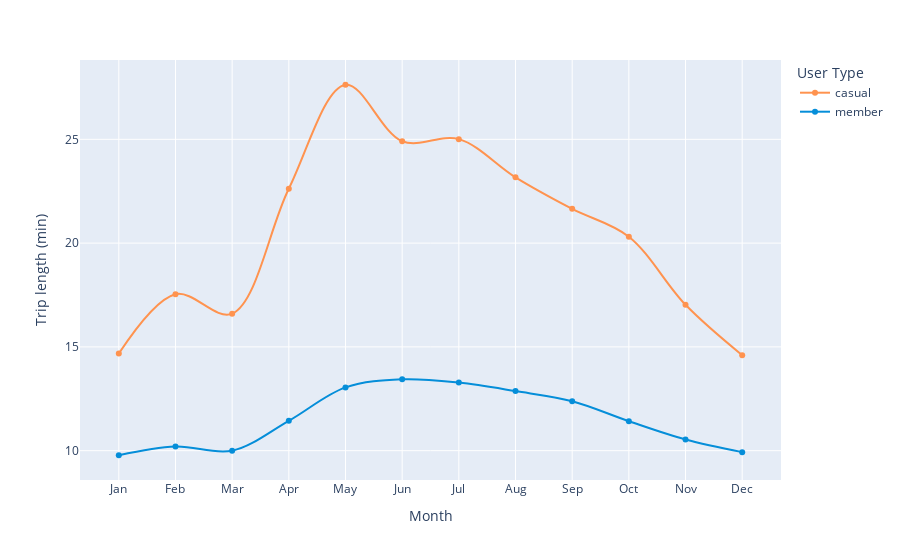

The notebook cell saved with this chart:
### Code cell
fig_6 = px.line(df_pv12, 
                 x='month', 
                 y='avg_trip_min', 
                 color='member_casual', 
                 markers=True,
                 line_shape='spline',
                 labels={'avg_trip_min': 'Trip length (min)', 'month': 'Month', 'member_casual': 'User Type'},
                 hover_name='member_casual',
                 hover_data = {'member_casual': False, 'month': True, 'avg_trip_min': True},
                 color_discrete_map = {'casual': '#FF934F', 'member': '#058ED9'}
                )
fig_6

### Figure 1 — Plotly figure (JSON) as saved in the notebook; plotly's stock layout.template omitted (floating-point values rounded to 4 significant figures)
{"data": [{"customdata": [["casual"], ["casual"], ["casual"], ["casual"], ["casual"], ["casual"], ["casual"], ["casual"], ["casual"], ["casual"], ["casual"], ["casual"]], "hovertemplate": "<b>%{hovertext}</b><br><br>Month=%{x}<br>Trip length (min)=%{y}<extra></extra>", "hovertext": ["casual", "casual", "casual", "casual", "casual", "casual", "casual", "casual", "casual", "casual", "casual", "casual"], "legendgroup": "casual", "line": {"color": "#FF934F", "dash": "solid", "shape": "spline"}, "marker": {"symbol": "circle"}, "mode": "lines+markers", "name": "casual", "orientation": "v", "showlegend": true, "type": "scatter", "x": ["Jan", "Feb", "Mar", "Apr", "May", "Jun", "Jul", "Aug", "Sep", "Oct", "Nov", "Dec"], "xaxis": "x", "y": [14.68, 17.54, 16.6, 22.62, 27.63, 24.91, 25.01, 23.17, 21.65, 20.31, 17.03, 14.6], "yaxis": "y"}, {"customdata": [["member"], ["member"], ["member"], ["member"], ["member"], ["member"], ["member"], ["member"], ["member"], ["member"], ["member"], ["member"]], "hovertemplate": "<b>%{hovertext}</b><br><br>Month=%{x}<br>Trip length (min)=%{y}<extra></extra>", "hovertext": ["member", "member", "member", "member", "member", "member", "member", "member", "member", "member", "member", "member"], "legendgroup": "member", "line": {"color": "#058ED9", "dash": "solid", "shape": "spline"}, "marker": {"symbol": "circle"}, "mode": "lines+markers", "name": "member", "orientation": "v", "showlegend": true, "type": "scatter", "x": ["Jan", "Feb", "Mar", "Apr", "May", "Jun", "Jul", "Aug", "Sep", "Oct", "Nov", "Dec"], "xaxis": "x", "y": [9.78, 10.2, 10.0, 11.44, 13.05, 13.44, 13.28, 12.87, 12.38, 11.42, 10.54, 9.93], "yaxis": "y"}], "layout": {"legend": {"title": {"text": "User Type"}, "tracegroupgap": 0}, "margin": {"t": 60}, "xaxis": {"anchor": "y", "domain": [0.0, 1.0], "title": {"text": "Month"}}, "yaxis": {"anchor": "x", "domain": [0.0, 1.0], "title": {"text": "Trip length (min)"}}}}
